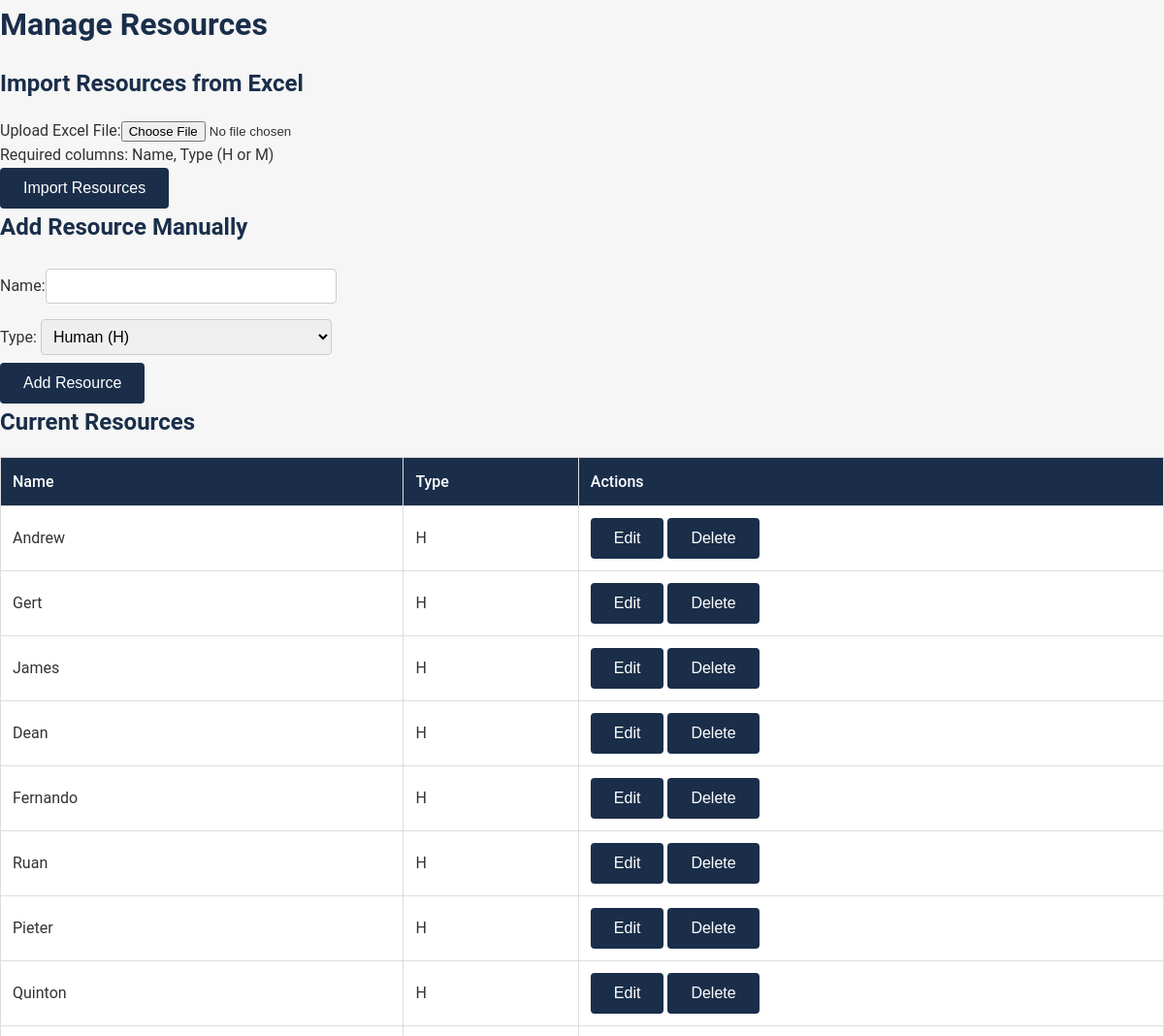
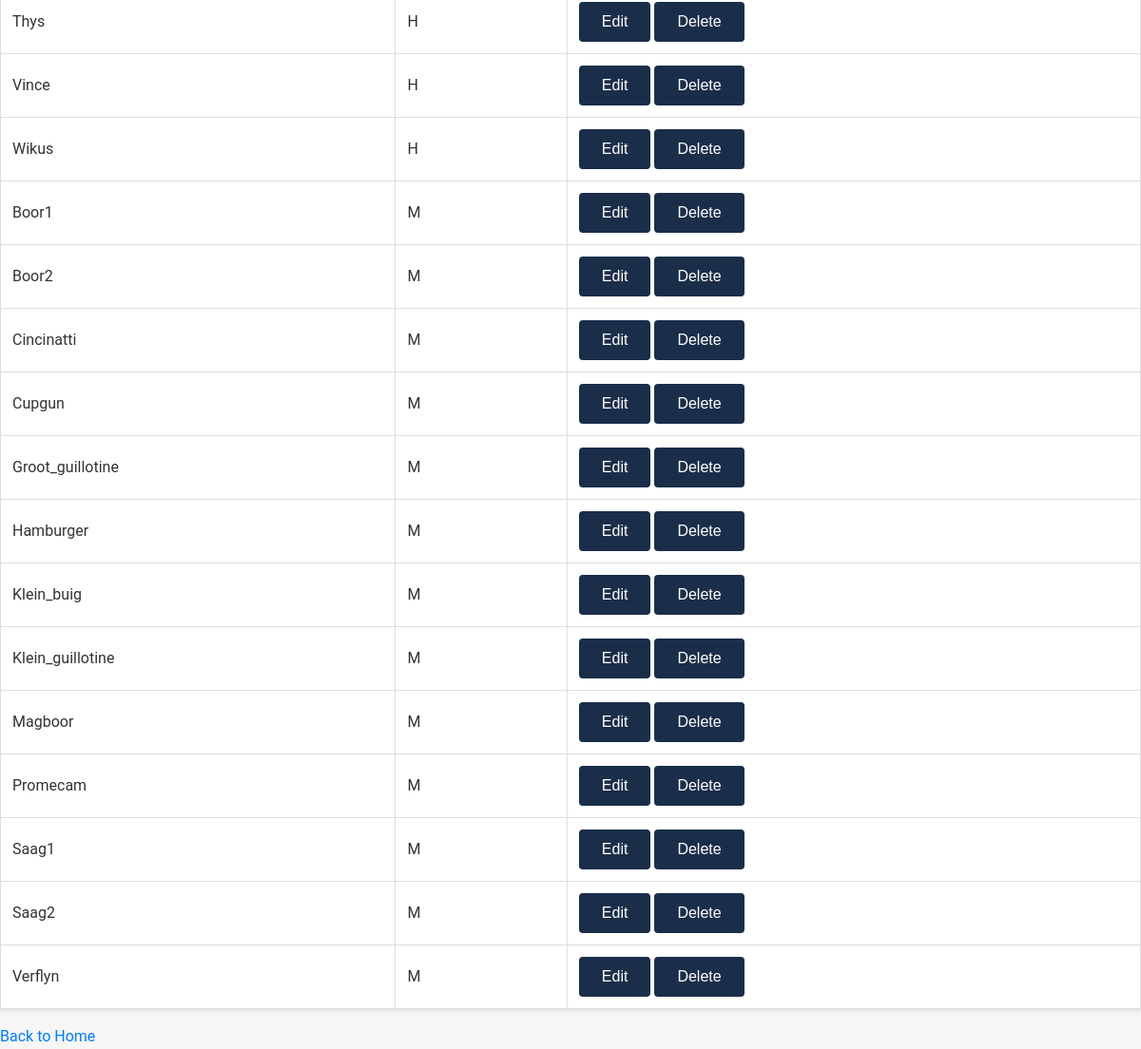
Page /add_resource on the committed database (2 pictures, top to bottom).
### app.py (models this page shows)
class Resource(db.Model):
    id = db.Column(db.Integer, primary_key=True)
    name = db.Column(db.String(50), unique=True, nullable=False)
    type = db.Column(db.String(1), nullable=False)

### app.py (the view, shortened to what this page needs)
@app.route('/add_resource', methods=['GET', 'POST'])
def add_resource():
    return render_template('add_resource.html', resources=Resource.query.all())

### templates/add_resource.html (shortened to what this page needs)
<!DOCTYPE html>
<html>
<head>
    <link rel="stylesheet" href="{{ url_for('static', filename='styles.css') }}">
</head>
<body>
    <h1>Manage Resources</h1>
    <h2>Import Resources from Excel</h2>
    <form method="POST" enctype="multipart/form-data">
        <label>Upload Excel File:</label><input type="file" name="excel_file" accept=".xls,.xlsx"><br>
        <p>Required columns: Name, Type (H or M)</p>
        <button type="submit">Import Resources</button>
    </form>
    <h2>Add Resource Manually</h2>
    <form method="POST">
        <label>Name:</label><input type="text" name="name" required><br>
        <label>Type:</label>
        <select name="type" required>
            <option value="H">Human (H)</option>
        </select><br>
        <button type="submit">Add Resource</button>
    </form>
    <h2>Current Resources</h2>
    <table>
        <tr><th>Name</th><th>Type</th><th>Actions</th></tr>
        {% for res in resources %}
            <tr data-id="{{ res.id }}">
                <td>{{ res.name }}</td>
                <td>{{ res.type }}</td>
                <td>
                    <button onclick="editResource('{{ res.id }}')">Edit</button>
                    <button onclick="deleteResource('{{ res.id }}')">Delete</button>
                </td>
            </tr>
        {% endfor %}
    </table>
    <a href="{{ url_for('index') }}">Back to Home</a>
</body>
</html>

### static/styles.css (style rules this page uses)
* { margin: 0; padding: 0; box-sizing: border-box; }
body { font-family: 'Roboto', sans-serif; background-color: #F5F6F5; color: #333333; line-height: 1.6; }
h1, h2, h3 { color: #1A2E4A; margin-bottom: 1rem; }
a { color: #007BFF; text-decoration: none; transition: color 0.3s ease; }
button, input[type="submit"] { background-color: #1A2E4A; color: #FFFFFF; border: none; padding: 0.75rem 1.5rem; border-radius: 4px; cursor: pointer; font-size: 1rem; transition: background-color 0.3s ease; }
input[type="text"], input[type="number"], input[type="date"], select { padding: 0.5rem; margin: 0.5rem 0; border: 1px solid #CCCCCC; border-radius: 4px; font-size: 1rem; width: 100%; max-width: 300px; }
table { width: 100%; border-collapse: collapse; background-color: #FFFFFF; box-shadow: 0 2px 4px rgba(0, 0, 0, 0.1); margin: 1rem 0; }
th, td { border: 1px solid #DDDDDD; padding: 0.75rem; text-align: left; }
th { background-color: #1A2E4A; color: #FFFFFF; font-weight: 500; }
td { background-color: #FFFFFF; }

### rows in the picture
Resource: name "Andrew", type "H"
Resource: name "Gert", type "H"
Resource: name "James", type "H"
Resource: name "Dean", type "H"
Resource: name "Fernando", type "H"
Resource: name "Ruan", type "H"
Resource: name "Pieter", type "H"
Resource: name "Quinton", type "H"
Resource: name "Thys", type "H"
Resource: name "Vince", type "H"
Resource: name "Wikus", type "H"
Resource: name "Boor1", type "M"
Resource: name "Boor2", type "M"
Resource: name "Cincinatti", type "M"
Resource: name "Cupgun", type "M"
Resource: name "Groot_guillotine", type "M"
Resource: name "Hamburger", type "M"
Resource: name "Klein_buig", type "M"
Resource: name "Klein_guillotine", type "M"
Resource: name "Magboor", type "M"
Resource: name "Promecam", type "M"
Resource: name "Saag1", type "M"
Resource: name "Saag2", type "M"
Resource: name "Verflyn", type "M"
